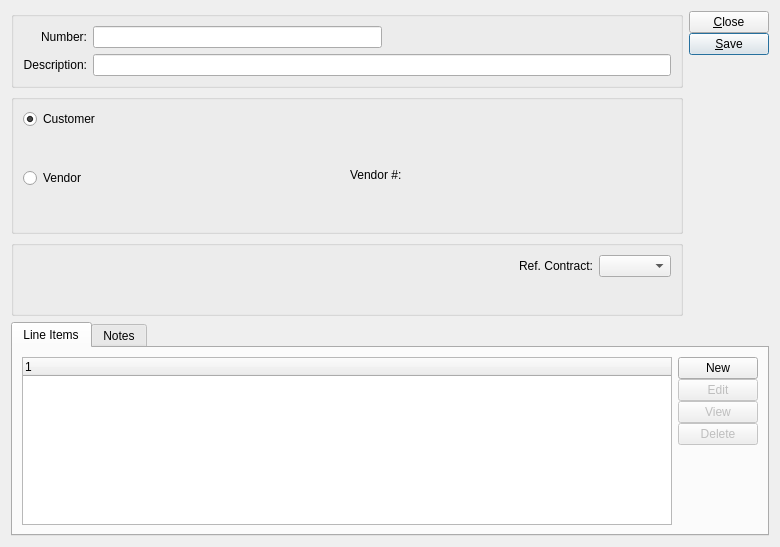
<?xml version="1.0" encoding="UTF-8"?>
<ui version="4.0">
 <class>contract</class>
 <widget class="QDialog" name="contract">
  <property name="geometry">
   <rect>
    <x>0</x>
    <y>0</y>
    <width>780</width>
    <height>547</height>
   </rect>
  </property>
  <property name="windowTitle">
   <string>Contract</string>
  </property>
  <layout class="QVBoxLayout" name="verticalLayout_9">
   <item>
    <layout class="QHBoxLayout" name="horizontalLayout_3">
     <item>
      <layout class="QVBoxLayout" name="verticalLayout_5">
       <item>
        <widget class="QGroupBox" name="GroupBox1">
         <property name="title">
          <string/>
         </property>
         <layout class="QGridLayout" name="gridLayout_2">
          <item row="0" column="0">
           <widget class="QLabel" name="_numberLit">
            <property name="text">
             <string>Number:</string>
            </property>
            <property name="alignment">
             <set>Qt::AlignRight|Qt::AlignTrailing|Qt::AlignVCenter</set>
            </property>
            <property name="buddy">
             <cstring>_number</cstring>
            </property>
           </widget>
          </item>
          <item row="0" column="1">
           <layout class="QHBoxLayout" name="horizontalLayout_5">
            <item>
             <widget class="XLineEdit" name="_number"/>
            </item>
            <item>
             <spacer>
              <property name="orientation">
               <enum>Qt::Horizontal</enum>
              </property>
              <property name="sizeType">
               <enum>QSizePolicy::Expanding</enum>
              </property>
              <property name="sizeHint" stdset="0">
               <size>
                <width>20</width>
                <height>20</height>
               </size>
              </property>
             </spacer>
            </item>
           </layout>
          </item>
          <item row="1" column="0">
           <widget class="QLabel" name="_descripLit">
            <property name="text">
             <string>Description:</string>
            </property>
            <property name="alignment">
             <set>Qt::AlignRight|Qt::AlignTrailing|Qt::AlignVCenter</set>
            </property>
            <property name="buddy">
             <cstring>_descrip</cstring>
            </property>
           </widget>
          </item>
          <item row="1" column="1">
           <widget class="XLineEdit" name="_descrip"/>
          </item>
         </layout>
        </widget>
       </item>
       <item>
        <widget class="QGroupBox" name="_targetGroup">
         <property name="title">
          <string/>
         </property>
         <layout class="QGridLayout" name="gridLayout">
          <item row="1" column="0">
           <layout class="QVBoxLayout" name="verticalLayout_2">
            <item>
             <widget class="QRadioButton" name="_custType">
              <property name="text">
               <string>Customer</string>
              </property>
              <property name="checked">
               <bool>true</bool>
              </property>
             </widget>
            </item>
            <item>
             <spacer name="verticalSpacer_2">
              <property name="orientation">
               <enum>Qt::Vertical</enum>
              </property>
              <property name="sizeHint" stdset="0">
               <size>
                <width>20</width>
                <height>40</height>
               </size>
              </property>
             </spacer>
            </item>
           </layout>
          </item>
          <item row="1" column="1">
           <widget class="CustCluster" name="_cust">
            <property name="nameVisible">
             <bool>true</bool>
            </property>
           </widget>
          </item>
          <item row="2" column="0">
           <layout class="QVBoxLayout" name="verticalLayout_3">
            <item>
             <widget class="QRadioButton" name="_vendType">
              <property name="text">
               <string>Vendor</string>
              </property>
             </widget>
            </item>
            <item>
             <spacer name="verticalSpacer_3">
              <property name="orientation">
               <enum>Qt::Vertical</enum>
              </property>
              <property name="sizeHint" stdset="0">
               <size>
                <width>20</width>
                <height>40</height>
               </size>
              </property>
             </spacer>
            </item>
           </layout>
          </item>
          <item row="2" column="1">
           <layout class="QHBoxLayout" name="horizontalLayout">
            <item>
             <layout class="QVBoxLayout" name="verticalLayout">
              <item>
               <widget class="QLabel" name="_vendLit">
                <property name="text">
                 <string>Vendor #:</string>
                </property>
               </widget>
              </item>
              <item>
               <spacer name="verticalSpacer">
                <property name="orientation">
                 <enum>Qt::Vertical</enum>
                </property>
                <property name="sizeHint" stdset="0">
                 <size>
                  <width>20</width>
                  <height>40</height>
                 </size>
                </property>
               </spacer>
              </item>
             </layout>
            </item>
            <item>
             <widget class="VendorCluster" name="_vend">
              <property name="enabled">
               <bool>true</bool>
              </property>
             </widget>
            </item>
           </layout>
          </item>
         </layout>
        </widget>
       </item>
       <item>
        <widget class="QGroupBox" name="_effectivityGroup">
         <property name="title">
          <string/>
         </property>
         <layout class="QHBoxLayout" name="horizontalLayout_2">
          <item>
           <widget class="DateCluster" name="_dates"/>
          </item>
          <item>
           <layout class="QVBoxLayout" name="verticalLayout_7">
            <item>
             <layout class="QHBoxLayout" name="horizontalLayout_6">
              <item>
               <widget class="QLabel" name="_refContractLit">
                <property name="text">
                 <string>Ref. Contract:</string>
                </property>
                <property name="alignment">
                 <set>Qt::AlignRight|Qt::AlignTrailing|Qt::AlignVCenter</set>
                </property>
               </widget>
              </item>
              <item>
               <widget class="XComboBox" name="_refContract">
                <property name="sizePolicy">
                 <sizepolicy hsizetype="Maximum" vsizetype="Fixed">
                  <horstretch>0</horstretch>
                  <verstretch>0</verstretch>
                 </sizepolicy>
                </property>
               </widget>
              </item>
             </layout>
            </item>
            <item>
             <spacer name="verticalSpacer_4">
              <property name="orientation">
               <enum>Qt::Vertical</enum>
              </property>
              <property name="sizeHint" stdset="0">
               <size>
                <width>20</width>
                <height>40</height>
               </size>
              </property>
             </spacer>
            </item>
           </layout>
          </item>
         </layout>
        </widget>
       </item>
      </layout>
     </item>
     <item>
      <layout class="QVBoxLayout" name="_12">
       <property name="spacing">
        <number>0</number>
       </property>
       <item>
        <widget class="QPushButton" name="_close">
         <property name="text">
          <string>&amp;Close</string>
         </property>
        </widget>
       </item>
       <item>
        <widget class="QPushButton" name="_save">
         <property name="text">
          <string>&amp;Save</string>
         </property>
         <property name="autoDefault">
          <bool>true</bool>
         </property>
         <property name="default">
          <bool>true</bool>
         </property>
        </widget>
       </item>
       <item>
        <spacer>
         <property name="orientation">
          <enum>Qt::Vertical</enum>
         </property>
         <property name="sizeType">
          <enum>QSizePolicy::MinimumExpanding</enum>
         </property>
         <property name="sizeHint" stdset="0">
          <size>
           <width>20</width>
           <height>45</height>
          </size>
         </property>
        </spacer>
       </item>
      </layout>
     </item>
    </layout>
   </item>
   <item>
    <widget class="QTabWidget" name="_tabs">
     <property name="currentIndex">
      <number>0</number>
     </property>
     <widget class="QWidget" name="_itemsTab">
      <attribute name="title">
       <string>Line Items</string>
      </attribute>
      <layout class="QVBoxLayout" name="verticalLayout_6">
       <item>
        <layout class="QHBoxLayout" name="horizontalLayout_4">
         <item>
          <widget class="XTreeWidget" name="_contractItem"/>
         </item>
         <item>
          <layout class="QVBoxLayout" name="verticalLayout_4">
           <property name="spacing">
            <number>0</number>
           </property>
           <item>
            <widget class="QPushButton" name="_new">
             <property name="text">
              <string>New</string>
             </property>
            </widget>
           </item>
           <item>
            <widget class="QPushButton" name="_edit">
             <property name="enabled">
              <bool>false</bool>
             </property>
             <property name="text">
              <string>Edit</string>
             </property>
            </widget>
           </item>
           <item>
            <widget class="QPushButton" name="_view">
             <property name="enabled">
              <bool>false</bool>
             </property>
             <property name="text">
              <string>View</string>
             </property>
            </widget>
           </item>
           <item>
            <widget class="QPushButton" name="_delete">
             <property name="enabled">
              <bool>false</bool>
             </property>
             <property name="text">
              <string>Delete</string>
             </property>
            </widget>
           </item>
           <item>
            <spacer name="verticalSpacer_5">
             <property name="orientation">
              <enum>Qt::Vertical</enum>
             </property>
             <property name="sizeHint" stdset="0">
              <size>
               <width>20</width>
               <height>40</height>
              </size>
             </property>
            </spacer>
           </item>
          </layout>
         </item>
        </layout>
       </item>
      </layout>
     </widget>
     <widget class="QWidget" name="_notesTab">
      <attribute name="title">
       <string>Notes</string>
      </attribute>
      <layout class="QVBoxLayout" name="verticalLayout_8">
       <item>
        <widget class="XTextEdit" name="_notes"/>
       </item>
      </layout>
     </widget>
    </widget>
   </item>
  </layout>
 </widget>
 <customwidgets>
  <customwidget>
   <class>CustCluster</class>
   <extends>QWidget</extends>
   <header>custcluster.h</header>
  </customwidget>
  <customwidget>
   <class>DateCluster</class>
   <extends>QWidget</extends>
   <header>datecluster.h</header>
  </customwidget>
  <customwidget>
   <class>VendorCluster</class>
   <extends>QWidget</extends>
   <header>vendorcluster.h</header>
  </customwidget>
  <customwidget>
   <class>XComboBox</class>
   <extends>QComboBox</extends>
   <header>xcombobox.h</header>
  </customwidget>
  <customwidget>
   <class>XLineEdit</class>
   <extends>QLineEdit</extends>
   <header>xlineedit.h</header>
   <container>1</container>
  </customwidget>
  <customwidget>
   <class>XTreeWidget</class>
   <extends>QTreeWidget</extends>
   <header>xtreewidget.h</header>
   <container>1</container>
  </customwidget>
  <customwidget>
   <class>XTextEdit</class>
   <extends>QTextEdit</extends>
   <header>xtextedit.h</header>
  </customwidget>
 </customwidgets>
 <resources/>
 <connections>
  <connection>
   <sender>_custType</sender>
   <signal>toggled(bool)</signal>
   <receiver>_cust</receiver>
   <slot>setEnabled(bool)</slot>
   <hints>
    <hint type="sourcelabel">
     <x>70</x>
     <y>54</y>
    </hint>
    <hint type="destinationlabel">
     <x>267</x>
     <y>77</y>
    </hint>
   </hints>
  </connection>
  <connection>
   <sender>_vendType</sender>
   <signal>toggled(bool)</signal>
   <receiver>_vend</receiver>
   <slot>setEnabled(bool)</slot>
   <hints>
    <hint type="sourcelabel">
     <x>70</x>
     <y>130</y>
    </hint>
    <hint type="destinationlabel">
     <x>304</x>
     <y>143</y>
    </hint>
   </hints>
  </connection>
 </connections>
</ui>
